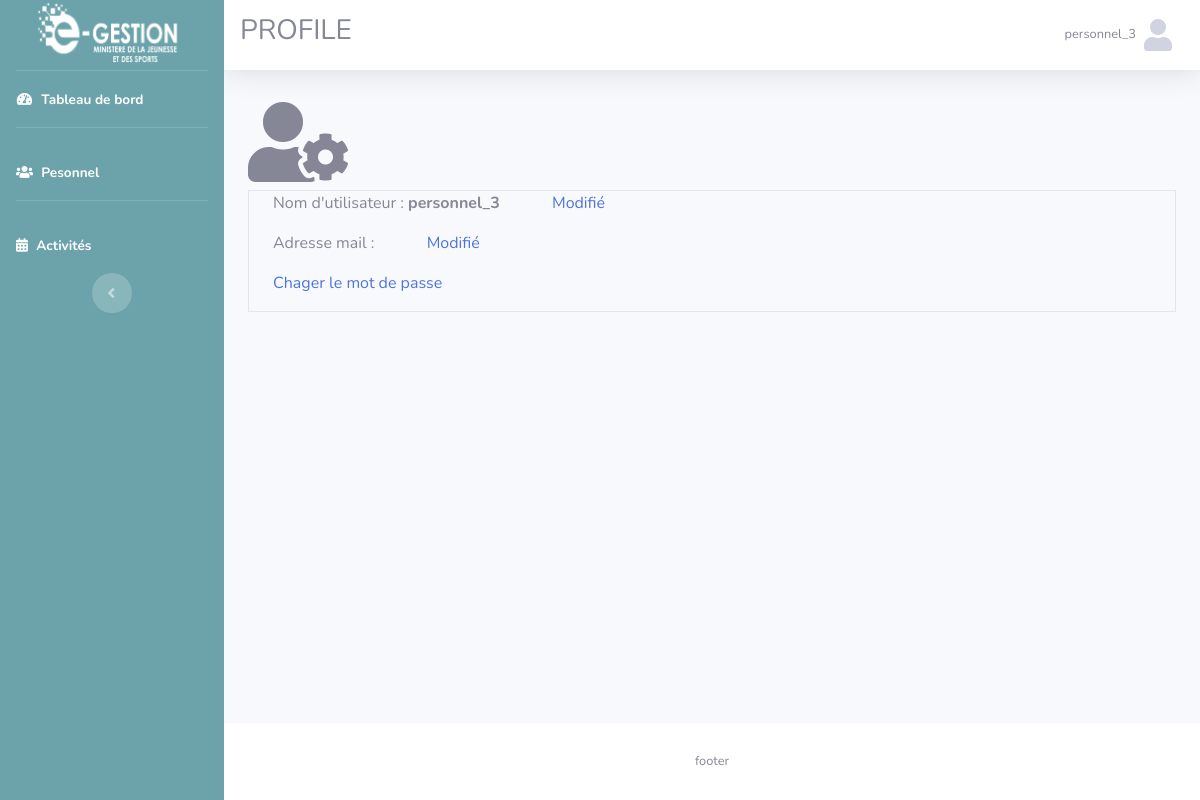
/vue/profil.php (signed in), run on an earlier commit of the app's database.
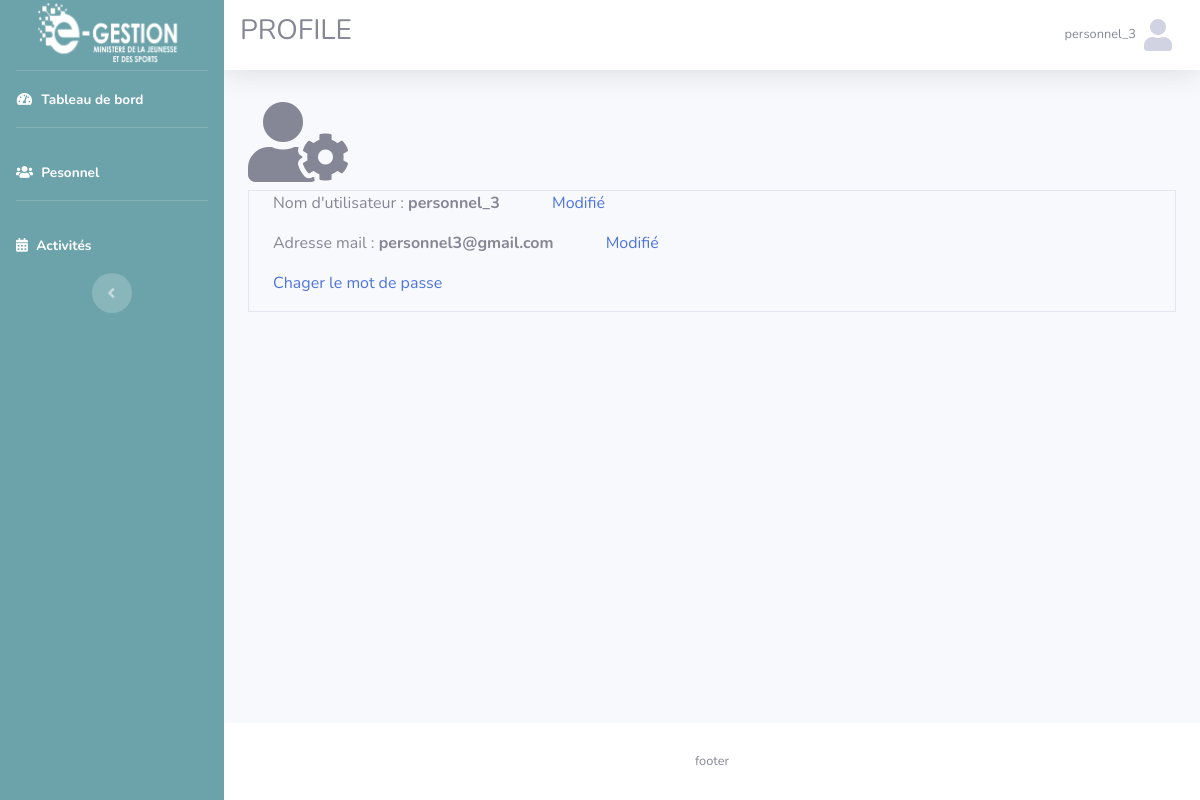
And on a later commit of the database.
### tables this page shows
CREATE TABLE `personnel` (
  `id_p` int(11) NOT NULL,
  `nom_p` varchar(255) NOT NULL,
  `id_login` int(11) DEFAULT NULL,
  `service` int(11) NOT NULL,
  `mail` varchar(255) NOT NULL
);

### model/fonction.php (called while the page is built, shortened)
<?php
function get_utilisateur($id=null){
    if (!empty($id)) {
          $sql = "SELECT id_l, nom_utilisateur, password, personnel.mail FROM login  INNER JOIN personnel ON personnel.id_login = login.id_l WHERE id_l = ?";
          $req = $GLOBALS['connexion']->prepare($sql);
          $req->execute(array($id));
          return $req->fetch(PDO::FETCH_ASSOC);
      }
}

### vue/profil.php (the view, shortened to what this page needs)
<?php
$title_head = 'PROFILE';
include_once 'header.php';
$user_connected = get_utilisateur($_SESSION['utilisateur'])
?>
<i class="fas fa-user-cog fa-5x my-2"></i>
<div class="border">
      <div class="container">
            <p>
                  Nom d'utilisateur : <b> <?=$user_connected['nom_utilisateur'];?></b>
                  <a href="#" class="mx-5" data-toggle="modal" data-target="#change_nom">Modifié</a>
            </p>
            <p>
                  Adresse mail : <b> <?=$user_connected['mail'];?></b>
                  <a href="change_mail.php" class="mx-5">Modifié</a>
            </p>
            <p>
                  <a href="#" data-toggle="modal" data-target="#change_mdp">Chager le mot de passe</a>
            </p>
      </div>
</div>
<?php
include_once 'footer.php';
?>

### vue/header.php (shortened to what this page needs)
<?php
include_once '../model/fonction.php';
$user = get_utilisateur($_SESSION['utilisateur']);
?>
<!DOCTYPE html>
<html lang="fr">
<head>
    <link href="../public/vendor/fontawesome-free/css/all.min.css" rel="stylesheet" type="text/css">
    <link href="../public/css/sb-admin-2.min.css" rel="stylesheet">
     <link href="../public/vendor/datatables/dataTables.bootstrap4.css" rel="stylesheet">
     <link href="../public/vendor/datatables/dataTables.bootstrap4.min.css" rel="stylesheet">
</head>
<body id="page-top">
    <div id="wrapper">
        <ul class="navbar-nav sidebar sidebar-dark accordion" id="accordionSidebar" style="background-color: #6ca3aa;">
            <a class="sidebar-brand d-flex align-items-center justify-content-center" href="index.php">
                <img src="../public/images/Logo.png" alt="logo E-Gestion" style="width: 150px;">
            </a>
            <hr class="sidebar-divider my-0">
            <li class="nav-item active">
                <a class="nav-link" href="index.php">
                    <i class="fas fa-fw fa-tachometer-alt"></i>
                    <span>Tableau de bord</span></a>
            </li>
            <hr class="sidebar-divider">
            <li class="nav-item active">
                <a class="nav-link" href="personnel.php">
                    <i class="fas fa-users"></i>
                    <span>Pesonnel</span></a>
            </li>
            <hr class="sidebar-divider">
            <li class="nav-item active">
                <a class="nav-link" href="activite.php?act=EC">
                    <i class="fas fa-calendar-alt"></i>
                    <span>Activités</span></a>
            </li>
            <div class="text-center d-none d-md-inline">
                <button class="rounded-circle border-0" id="sidebarToggle">
                </button>
            </div>
        </ul>
        <div id="content-wrapper" class="d-flex flex-column">
            <div id="content">
                <nav class="navbar navbar-expand navbar-light bg-white topbar mb-4 static-top shadow">
                    <h3 class="text-center">
                        <?=$title_head?>
                    </h3>
                    <ul class="navbar-nav ml-auto">
                        <li class="nav-item dropdown no-arrow">
                            <a class="nav-link dropdown-toggle" href="#" id="userDropdown" role="button"
                                data-toggle="dropdown" aria-haspopup="true" aria-expanded="false">
                                <span class="mr-2 d-none d-lg-inline text-gray-600 small"><?=$user['nom_utilisateur']?></span>
                                <i class="fas fa-user fa-2x"></i>
                            </a>
                        </li>
                    </ul>
                </nav>
                <div class="container-fluid">

What changed in the data, as far as the page shows it:
changed personnel "personnel_3": mail (not shown) → "personnel3@gmail.com"
